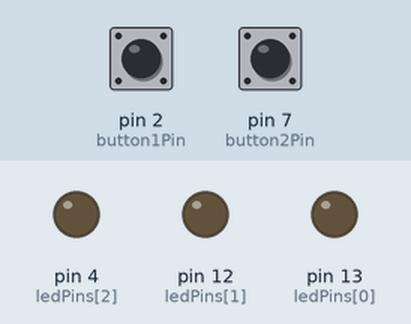
This sketch was run on a simulated Arduino Uno, built with avr-gcc and run on an emulated ATmega328P. Shown: output pins drawn as LEDs (lit = HIGH). The test bench sets the inputs (shaded band); at power-on: pin 2 (button1Pin) HIGH, pin 7 (button2Pin) HIGH.

Above: at 1.2 s.
1.3 s: pin 2 (button1Pin) pulled LOW for 0.15 s
At 2.4 s:
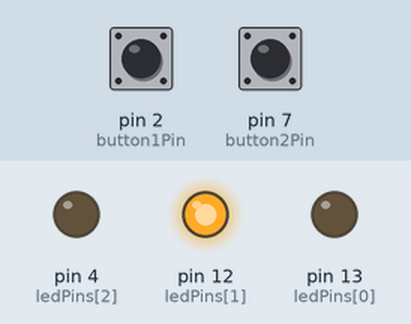
2.9 s: pin 2 (button1Pin) pulled LOW for 1 s
At 3.6 s:
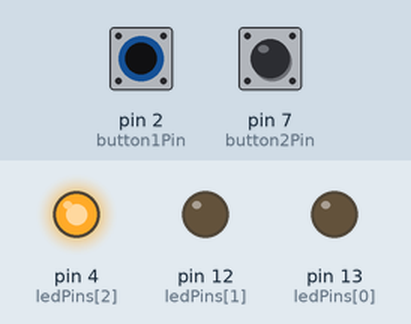
5.4 s: pin 2 (button1Pin) pulled LOW for 0.15 s
At 6.6 s:
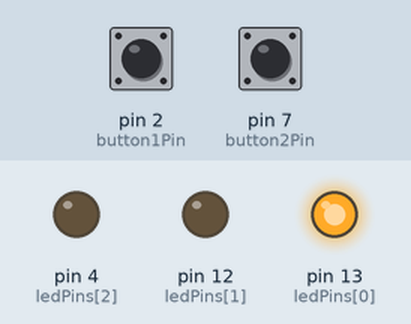
7.0 s: pin 2 (button1Pin) pulled LOW for 3.2 s
At 7.9 s:
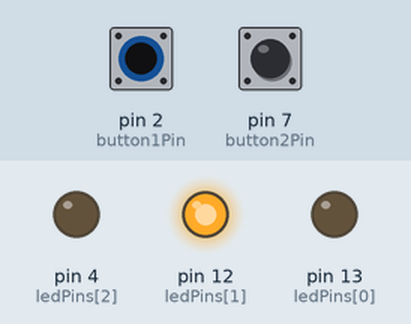
11.7 s: pin 7 (button2Pin) pulled LOW for 0.15 s
At 12.7 s:
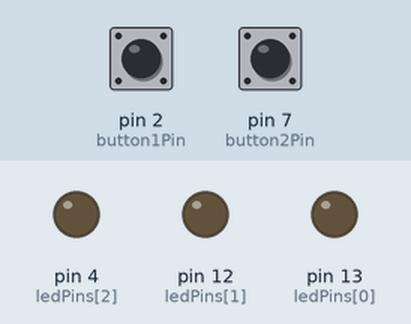
Timing chart, 0 to 14.3 s (numbered marks = the images above; inputs shaded):
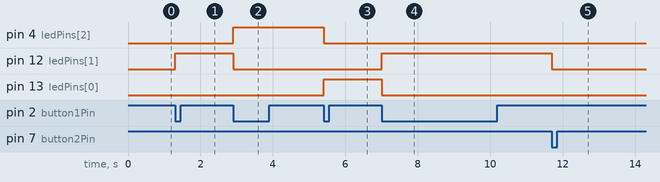

The sketch:

mech_lab_1_.ino
```cpp
// -------- Pin Definitions --------
const int button1Pin = 2;
const int button2Pin = 7;

const int ledPins[3] = {13, 12, 4};

// -------- State Variables --------
int currentLED = 0;

bool lastButton1State = HIGH;
bool lastButton2State = HIGH;

// -------- Setup --------
void setup() {
  pinMode(button1Pin, INPUT_PULLUP);
  pinMode(button2Pin, INPUT_PULLUP);

  for (int i = 0; i < 3; i++) {
    pinMode(ledPins[i], OUTPUT);
    digitalWrite(ledPins[i], LOW);
  }
}

// -------- Main Loop --------
void loop() {
  bool button1State = digitalRead(button1Pin);
  bool button2State = digitalRead(button2Pin);

  // ----- Button 1: Cycle LEDs -----
  if (lastButton1State == HIGH && button1State == LOW) {
    digitalWrite(ledPins[currentLED], LOW);   // turn off current LED
    currentLED = (currentLED + 1) % 3;        // move to next LED
    digitalWrite(ledPins[currentLED], HIGH);  // turn on new LED
    delay(200); // debounce
  }

  // ----- Button 2: Reset (All LEDs OFF) -----
  if (lastButton2State == HIGH && button2State == LOW) {
    for (int i = 0; i < 3; i++) {
      digitalWrite(ledPins[i], LOW);
    }
    currentLED = 0;
    delay(500); // debounce
  }

  lastButton1State = button1State;
  lastButton2State = button2State;
}
```

Measured:
- after the input at 1.3 s, pin 12 (ledPins[1]): LOW → HIGH at once
- after the input at 2.9 s, pin 4 (ledPins[2]): LOW → HIGH at once; pin 12 (ledPins[1]): HIGH → LOW at once
- after the input at 5.4 s, pin 4 (ledPins[2]): HIGH → LOW at once; pin 13 (ledPins[0]): LOW → HIGH at once
- after the input at 7.0 s, pin 12 (ledPins[1]): LOW → HIGH at once; pin 13 (ledPins[0]): HIGH → LOW at once
- after the input at 11.7 s, pin 12 (ledPins[1]): HIGH → LOW at once
